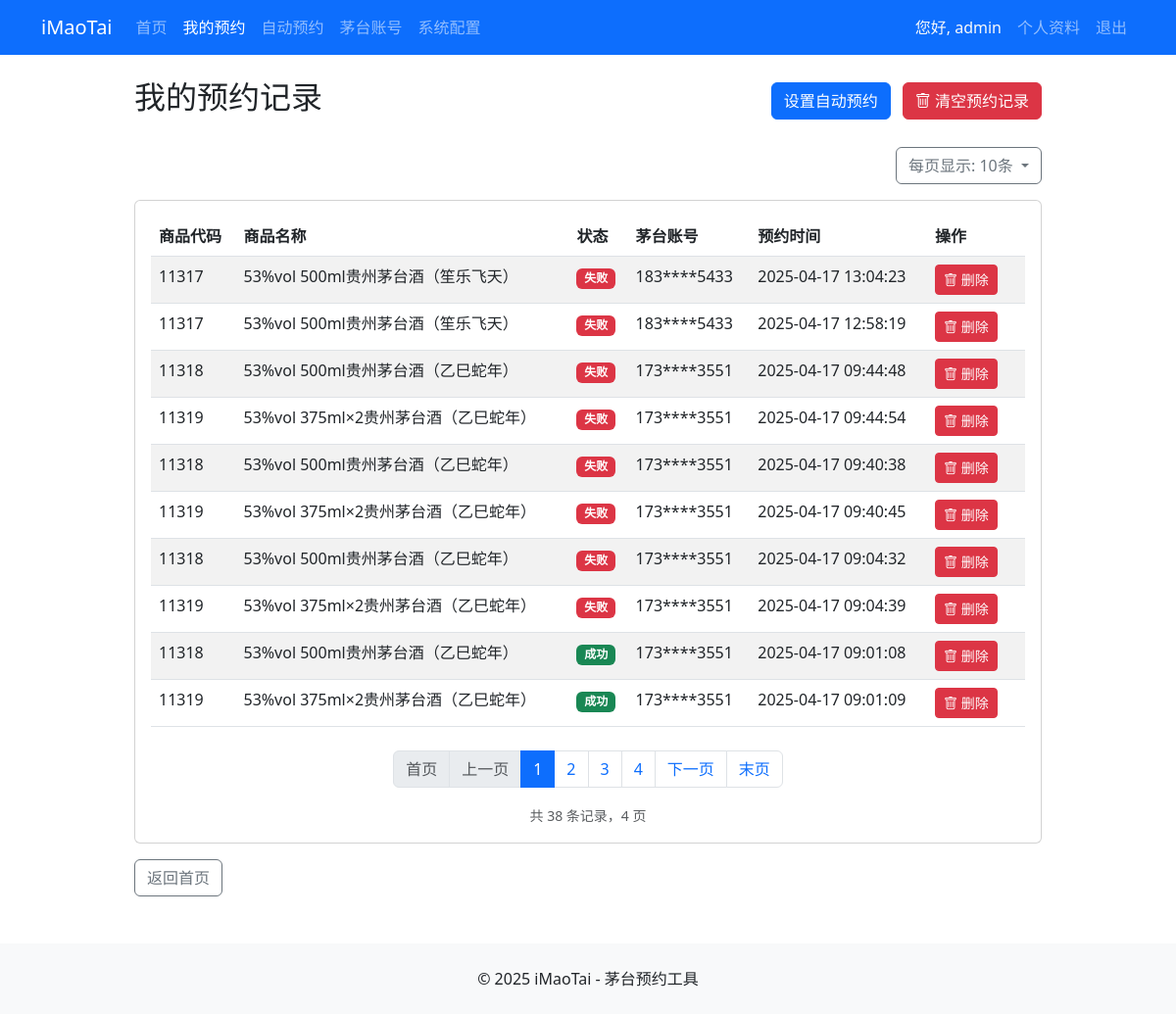
The app's page /reservations (signed in), older data.
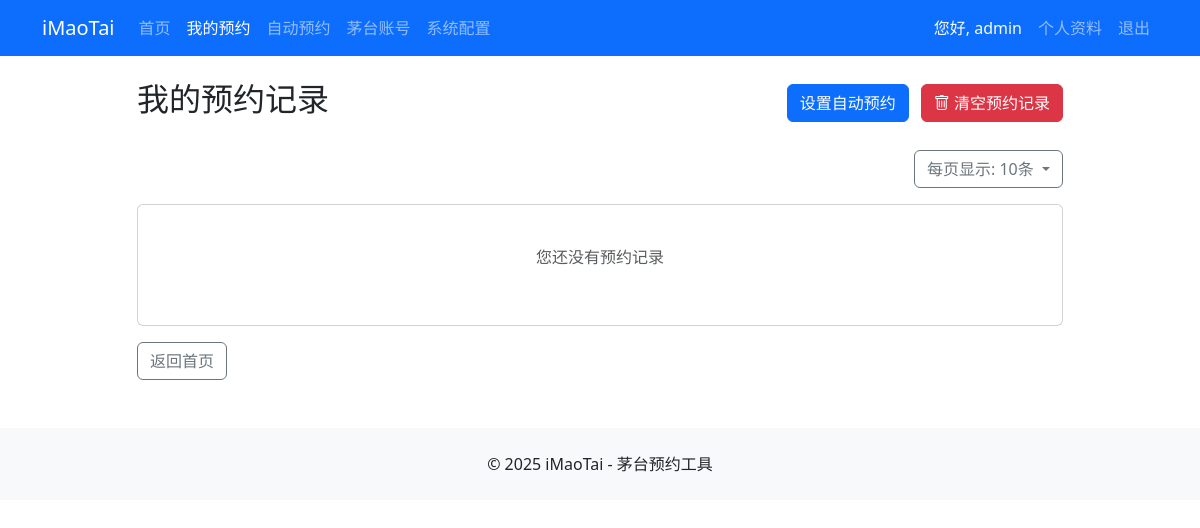
The same page, newer data.
### app.py (models this page shows)
class Reservation(db.Model):
    id = db.Column(db.Integer, primary_key=True)
    user_id = db.Column(db.Integer, db.ForeignKey('user.id'), nullable=False)
    item_code = db.Column(db.String(20), nullable=False)
    status = db.Column(db.String(20), nullable=False)
    create_time = db.Column(db.DateTime, default=datetime.datetime.now)
    reserve_time = db.Column(db.DateTime, nullable=True)
    mt_account_id = db.Column(db.Integer, db.ForeignKey('maotai_account.id'), nullable=True)
    mt_account = db.relationship('MaotaiAccount', backref='reservations', lazy=True)

class MaotaiAccount(db.Model):
    id = db.Column(db.Integer, primary_key=True)
    user_id = db.Column(db.Integer, db.ForeignKey('user.id'), nullable=False)
    mobile = db.Column(db.String(128), nullable=False)  # 加密后的手机号
    hidemobile = db.Column(db.String(20), nullable=False)  # 部分隐藏的手机号，用于显示
    province = db.Column(db.String(20), nullable=False)
    city = db.Column(db.String(20), nullable=False)
    lat = db.Column(db.String(20), nullable=False)
    lng = db.Column(db.String(20), nullable=False)
    token = db.Column(db.String(128), nullable=False)
    userid = db.Column(db.String(128), nullable=False)  # 加密后的userid
    enddate = db.Column(db.String(20), nullable=False)
    create_time = db.Column(db.DateTime, default=datetime.datetime.now)
    last_use = db.Column(db.DateTime, nullable=True)
    is_active = db.Column(db.Boolean, default=True)

### app.py (the view)
@app.route('/reservations')
@login_required
def reservations():
    page = request.args.get('page', 1, type=int)
    per_page = request.args.get('per_page', 10, type=int)
    if per_page not in [10, 20, 50, 100]:
        per_page = 10
    pagination = Reservation.query.filter_by(user_id=current_user.id).join(
        MaotaiAccount, Reservation.mt_account_id == MaotaiAccount.id, isouter=True
    ).order_by(
        Reservation.create_time.desc()
    ).paginate(page=page, per_page=per_page, error_out=False)
    user_reservations = pagination.items
    return render_template('reservations.html',
                        reservations=user_reservations,
                        pagination=pagination,
                        per_page=per_page)

### app.py (called while the page is built)
@login_manager.user_loader
def load_user(user_id):
    return User.query.get(int(user_id))

@app.context_processor
def inject_config():
    return dict(config=config)

### templates/reservations.html (shortened to what the changed rows need)
<!DOCTYPE html>
<html lang="zh-CN">
<head>
    <link rel="stylesheet" href="https://cdn.jsdelivr.net/npm/bootstrap@5.3.0/dist/css/bootstrap.min.css">
    <link rel="stylesheet" href="https://cdn.jsdelivr.net/npm/bootstrap-icons@1.10.0/font/bootstrap-icons.css">
</head>
<body>
    <div class="container mt-4">
        <div class="row">
            <div class="col-md-10 offset-md-1">
                <div class="d-flex justify-content-between align-items-center mb-4">
                    <h2>我的预约记录</h2>
                </div>
                <div class="card">
                    <div class="card-body">
                        {% if reservations %}
                        <table class="table table-striped">
                            <thead>
                                <tr>
                                    <th>商品代码</th>
                                    <th>商品名称</th>
                                    <th>状态</th>
                                    <th>茅台账号</th>
                                    <th>预约时间</th>
                                    {% if current_user.username == 'admin' or current_user.id == 1 %}
                                    <th width="100">操作</th>
                                    {% endif %}
                                </tr>
                            </thead>
                            <tbody>
                                {% for reservation in reservations %}
                                <tr>
                                    <td>
                                        {{ reservation.item_code }}
                                    </td>
                                    <td>
                                        {% if reservation.item_code in config.ITEM_CONFIG %}
                                            {{ config.ITEM_CONFIG[reservation.item_code]['name'] }}
                                        {% elif reservation.item_code in config.ITEM_MAP %}
                                            {{ config.ITEM_MAP[reservation.item_code] }}
                                        {% else %}
                                            未知商品
                                        {% endif %}
                                    </td>
                                    <td>
                                        <span class="badge {% if reservation.status == '成功' %}bg-success{% elif reservation.status == '失败' %}bg-danger{% else %}bg-warning{% endif %}">
                                            {{ reservation.status }}
                                        </span>
                                    </td>
                                    <td>
                                        {% if reservation.mt_account %}
                                            {{ reservation.mt_account.hidemobile }}
                                        {% else %}
                                            未知账号
                                        {% endif %}
                                    </td>
                                    <td>{{ reservation.reserve_time.strftime('%Y-%m-%d %H:%M:%S') if reservation.reserve_time else "未预约" }}</td>
                                    {% if current_user.username == 'admin' or current_user.id == 1 %}
                                    <td>
                                        <button type="button" class="btn btn-sm btn-danger" data-bs-toggle="modal" data-bs-target="#deleteModal{{ reservation.id }}">
                                            <i class="bi bi-trash"></i> 删除
                                        </button>
                                    </td>
                                    {% endif %}
                                </tr>
                                {% endfor %}
                            </tbody>
                        </table>
                        {% if pagination.pages > 1 %}
                        <nav aria-label="预约记录分页">
                            <ul class="pagination justify-content-center mt-4">
                                <li class="page-item {% if pagination.page == 1 %}disabled{% endif %}">
                                    <a class="page-link" href="{{ url_for('reservations', page=1, per_page=per_page) }}" tabindex="-1" aria-disabled="true">首页</a>
                                </li>
                                <li class="page-item {% if not pagination.has_prev %}disabled{% endif %}">
                                    <a class="page-link" href="{{ url_for('reservations', page=pagination.prev_num, per_page=per_page) if pagination.has_prev else '#' }}" tabindex="-1" aria-disabled="true">上一页</a>
                                </li>
                                {% for page_num in pagination.iter_pages(left_edge=1, left_current=2, right_current=2, right_edge=1) %}
                                    {% if page_num %}
                                        <li class="page-item {% if page_num == pagination.page %}active{% endif %}">
                                            <a class="page-link" href="{{ url_for('reservations', page=page_num, per_page=per_page) }}">{{ page_num }}</a>
                                        </li>
                                    {% else %}
                                        <li class="page-item disabled">
                                            <span class="page-link">...</span>
                                        </li>
                                    {% endif %}
                                {% endfor %}
                                <li class="page-item {% if not pagination.has_next %}disabled{% endif %}">
                                    <a class="page-link" href="{{ url_for('reservations', page=pagination.next_num, per_page=per_page) if pagination.has_next else '#' }}">下一页</a>
                                </li>
                                <li class="page-item {% if pagination.page == pagination.pages %}disabled{% endif %}">
                                    <a class="page-link" href="{{ url_for('reservations', page=pagination.pages, per_page=per_page) }}">末页</a>
                                </li>
                            </ul>
                        </nav>
                        <div class="text-center">
                            <small class="text-muted">共 {{ pagination.total }} 条记录，{{ pagination.pages }} 页</small>
                        </div>
                        {% endif %}
                        {% else %}
                        <div class="text-center py-4">
                            <p class="text-muted">您还没有预约记录</p>
                        </div>
                        {% endif %}
                    </div>
                </div>
            </div>
        </div>
    </div>
</body>
</html>

Row changes from the older to the newer data that the page shows:
removed Reservation: item_code "11317", item_code "53%vol 500ml贵州茅台酒（笙乐飞天）", status "失败", mt_account.hidemobile "183****5433", reserve_time "2025-04-17 13:04:23"
removed Reservation: item_code "11317", item_code "53%vol 500ml贵州茅台酒（笙乐飞天）", status "失败", mt_account.hidemobile "183****5433", reserve_time "2025-04-17 12:58:19"
removed Reservation: item_code "11318", item_code "53%vol 500ml贵州茅台酒（乙巳蛇年）", status "失败", mt_account.hidemobile "173****3551", reserve_time "2025-04-17 09:44:48"
removed Reservation: item_code "11319", item_code "53%vol 375ml×2贵州茅台酒（乙巳蛇年）", status "失败", mt_account.hidemobile "173****3551", reserve_time "2025-04-17 09:44:54"
removed Reservation: item_code "11318", item_code "53%vol 500ml贵州茅台酒（乙巳蛇年）", status "失败", mt_account.hidemobile "173****3551", reserve_time "2025-04-17 09:40:38"
removed Reservation: item_code "11319", item_code "53%vol 375ml×2贵州茅台酒（乙巳蛇年）", status "失败", mt_account.hidemobile "173****3551", reserve_time "2025-04-17 09:40:45"
removed Reservation: item_code "11318", item_code "53%vol 500ml贵州茅台酒（乙巳蛇年）", status "失败", mt_account.hidemobile "173****3551", reserve_time "2025-04-17 09:04:32"
removed Reservation: item_code "11319", item_code "53%vol 375ml×2贵州茅台酒（乙巳蛇年）", status "失败", mt_account.hidemobile "173****3551", reserve_time "2025-04-17 09:04:39"
removed Reservation: item_code "11318", item_code "53%vol 500ml贵州茅台酒（乙巳蛇年）", status "成功", mt_account.hidemobile "173****3551", reserve_time "2025-04-17 09:01:08"
removed Reservation: item_code "11319", item_code "53%vol 375ml×2贵州茅台酒（乙巳蛇年）", status "成功", mt_account.hidemobile "173****3551", reserve_time "2025-04-17 09:01:09"
Text that changed along with them:
{{ pagination.total }}: "38" → (not shown)
{{ pagination.pages }}: "4" → (not shown)
text no longer shown: "商品代码 商品名称 状态 茅台账号 预约时间 操作 首页 上一页 下一页 末页 共 条记录， 页"
text now shown: "您还没有预约记录"
list line gone: "1"
list line gone: "2"
list line gone: "3"
list line gone: "4"
